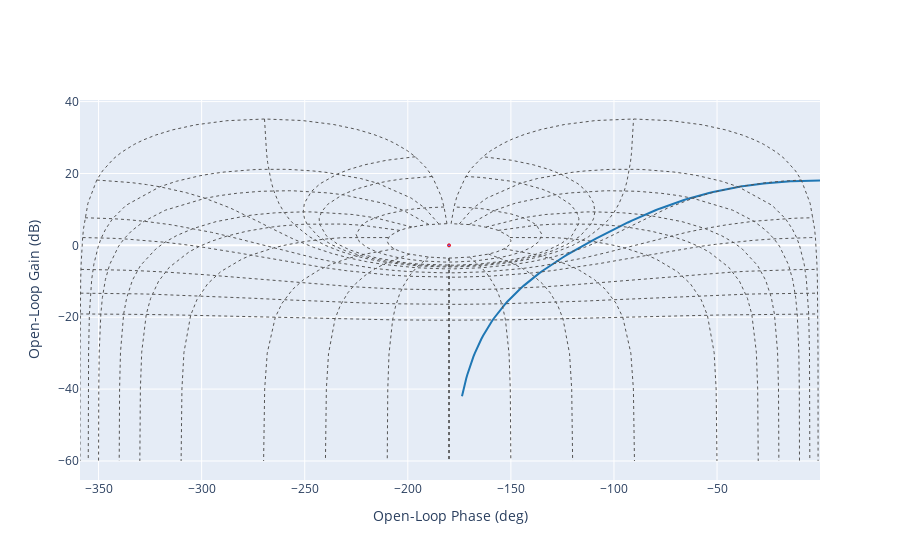

The notebook cell this image was saved under:
### Markdown cell above
##### Réponse fréquentielle de $H(p)$ ($K_c=1$) 

On s'interesse maintenant au diagramme de Black-Nichols

**Question :** 

* Tracez la réponse fréquentielle dans le plan de Black-Nichols de la **fonction de transfert en boucle ouverte** $F(p)$
* A partir du tracé dans le plan de Black-Nichols, complétez le tableau suivant pour la FTBO $F(p)$. A partir des contours d'isogain, complétez également le tableau pour la fonction de transfert en boucle fermée $H(p)$. 
* Vérifiez que vous obtenez pour $F(p)$ et $H(p)$ les mêmes résultats lors de l'analyse de Bode.

### Code cell
fig = figure("nichols")
fig.plot(F,w=np.logspace(-2,3,200))
fig.grid(cm=np.array([6,3, 1, 0.5,0, -1, -3, -5, -10, -15, -20]))
fig.show()
